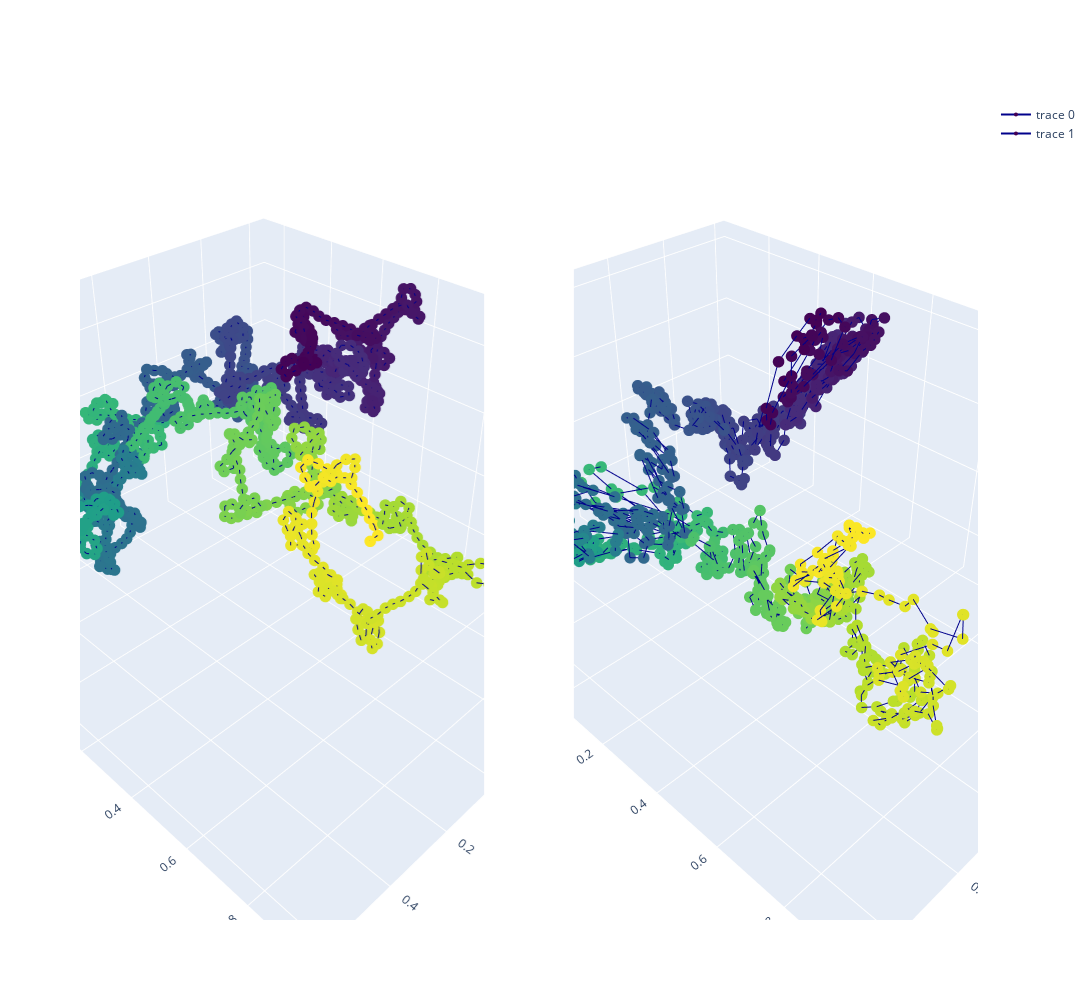

This figure's notebook cell:
### Code cell
test_true_structure = test_true_structures[GRAPH_TESTED]
test_pred_structure = test_pred_structures[GRAPH_TESTED]

test_pred_structure_superposed, test_true_structure_superposed = \
        kabsch_superimposition_numpy(test_pred_structure, test_true_structure, EMBEDDING_SIZE)

x_pred = test_pred_structure_superposed[:, 0]  
y_pred = test_pred_structure_superposed[:, 1]
z_pred = test_pred_structure_superposed[:, 2]

x_true = test_true_structure_superposed[:, 0]  
y_true = test_true_structure_superposed[:, 1]
z_true = test_true_structure_superposed[:, 2]

colorscale1 = np.asarray(range(len(x_true)))
colorscale2 = np.asarray(range(len(x_pred)))
color1 = 'Viridis'
color2 = 'Viridis'

plot_true_pred_structures(x_pred, y_pred, z_pred, x_true, y_true, z_true, colorscale1, colorscale2, color1, color2)

# Shape comparison
print('Kabsch distance is ' + str(kabsch_distance_numpy(test_pred_structure, test_true_structure, EMBEDDING_SIZE)))

### Figure 1 — Plotly figure (JSON) as saved in the notebook; plotly's stock layout.template omitted (floating-point values rounded to 4 significant figures; data arrays with more than 128 entries replaced by an {"elided": "..."} marker saying what was removed)
{"data": [{"line": {"color": "darkblue", "width": 2}, "marker": {"color": {"elided": "1258 int values"}, "colorscale": [[0, "#440154"], [0.1111, "#482878"], [0.2222, "#3e4989"], [0.3333, "#31688e"], [0.4444, "#26828e"], [0.5556, "#1f9e89"], [0.6667, "#35b779"], [0.7778, "#6ece58"], [0.8889, "#b5de2b"], [1, "#fde725"]], "size": 4}, "scene": "scene", "type": "scatter3d", "x": {"elided": "1258 float values"}, "y": {"elided": "1258 float values"}, "z": {"elided": "1258 float values"}}, {"line": {"color": "darkblue", "width": 2}, "marker": {"color": {"elided": "1258 int values"}, "colorscale": [[0, "#440154"], [0.1111, "#482878"], [0.2222, "#3e4989"], [0.3333, "#31688e"], [0.4444, "#26828e"], [0.5556, "#1f9e89"], [0.6667, "#35b779"], [0.7778, "#6ece58"], [0.8889, "#b5de2b"], [1, "#fde725"]], "size": 4}, "scene": "scene2", "type": "scatter3d", "x": {"elided": "1258 float values"}, "y": {"elided": "1258 float values"}, "z": {"elided": "1258 float values"}}], "layout": {"height": 1000, "scene": {"domain": {"x": [0, 0.45], "y": [0, 1]}}, "scene2": {"domain": {"x": [0.55, 1], "y": [0, 1]}}, "width": 1300}}
